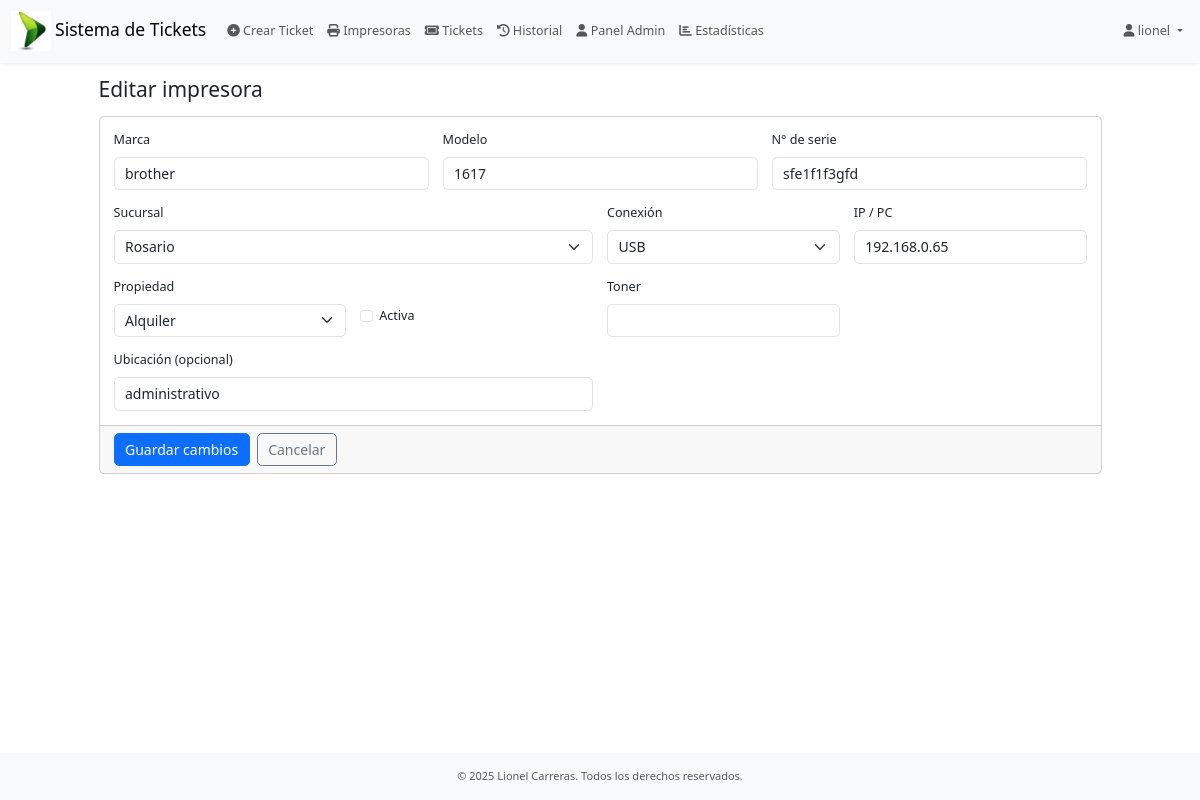
The app's page /impresoras/2/editar/ (signed in) with its own data.
### users/models.py (models this page shows)
class CustomUser(AbstractUser):
    sucursal = models.ForeignKey(
        'soporte.Sucursal',
        verbose_name="Sucursal",
        on_delete=models.SET_NULL,
        null=True,
        blank=True,
        db_column='sucursalid_usuario',
    )
    must_change_password = models.BooleanField(
        default=True,
        help_text="Si es True, el usuario debe cambiar la contraseña en su próximo inicio de sesión."
    )

### inventario/models.py (models this page shows, shortened)
class Impresora(models.Model):
    CONEXION_CHOICES = [
        ("IP", "IP"),
        ("USB", "USB"),
    ]
    PROPIEDAD_CHOICES = [
        ("PROPIA", "Propia"),
        ("ALQUILER", "Alquiler"),
    ]
    marca      = models.CharField(max_length=80)
    modelo     = models.CharField(max_length=120)
    nro_serie  = models.CharField("N° de serie", max_length=120, unique=True)
    sucursal   = models.ForeignKey('soporte.Sucursal', on_delete=models.PROTECT, related_name="impresoras")
    conexion   = models.CharField(max_length=3, choices=CONEXION_CHOICES)
    ip = models.CharField("IP / PC", max_length=120, blank=True, default="")
    propiedad  = models.CharField(max_length=8, choices=PROPIEDAD_CHOICES)
    activa     = models.BooleanField(default=True)
    ubicacion  = models.CharField(max_length=120, blank=True, default="", help_text="Ej: Administración, Depósito")
    notas      = models.TextField(blank=True, default="")
    toner      = models.CharField(max_length=120, blank=True, default="", help_text="Modelo de tóner/cartucho")
    created_at = models.DateTimeField(auto_now_add=True)
    updated_at = models.DateTimeField(auto_now=True)
    class Meta:
        ordering = ["sucursal__nombre", "marca", "modelo"]
        verbose_name = "Impresora"
        verbose_name_plural = "Impresoras"
        indexes = [
            models.Index(fields=["nro_serie"]),            # búsquedas por serie
            models.Index(fields=["ip"]),                   # búsquedas por IP
            models.Index(fields=["marca", "modelo"]),      # filtros comunes
            models.Index(fields=["sucursal", "activa"]),   # listados por suc/estado
        ]

### soporte/models.py (models this page shows, shortened)
class Sucursal(models.Model):
    id = models.IntegerField(primary_key=True)
    nombre = models.CharField("Nombre de la Sucursal", max_length=100, unique=True, null=True, blank=True)
    class Meta:
        verbose_name = "Sucursal"
        verbose_name_plural = "Sucursales"
        ordering = ['id']

### inventario/views.py (the view, shortened to what this page needs)
# urls.py: path("impresoras/<int:pk>/editar/", views.impresora_edit, name="impresora_edit"),
@login_required
@permission_required("inventario.change_impresora", raise_exception=True)
def impresora_edit(request, pk):
    imp = get_object_or_404(Impresora, pk=pk)
    sucursales = Sucursal.objects.order_by("nombre")
    return render(request, "soporte/inventario/impresora_edit.html", {"sucursales": sucursales, "imp": imp, "mode": "edit"})

### soporte/templates/soporte/inventario/impresora_edit.html (shortened to what this page needs)
{% extends 'soporte/app.html' %}
{% load static %}
{% block content %}
<h4 class="mb-3">Editar impresora</h4>
<form method="post" action="{% url 'inventario:impresora_edit' imp.id %}" class="card">
  <div class="card-body">
    <div class="row g-3">
      <div class="col-md-4">
        <label class="form-label">Marca</label>
        <input name="marca" class="form-control" value="{{ imp.marca }}" required>
      </div>
      <div class="col-md-4">
        <label class="form-label">Modelo</label>
        <input name="modelo" class="form-control" value="{{ imp.modelo }}" required>
      </div>
      <div class="col-md-4">
        <label class="form-label">N° de serie</label>
        <input name="nro_serie" class="form-control" value="{{ imp.nro_serie }}" required>
      </div>
      <div class="col-md-6">
        <label class="form-label">Sucursal</label>
        <select name="sucursal" class="form-select" required>
          {% for s in sucursales %}
            <option value="{{ s.id }}" {% if imp.sucursal_id == s.id %}selected{% endif %}>{{ s.nombre }}</option>
          {% endfor %}
        </select>
      </div>
      <div class="col-md-3">
        <label class="form-label">Conexión</label>
        <select name="conexion" id="conexion" class="form-select" required>
          <option value="USB" {% if imp.conexion == 'USB' %}selected{% endif %}>USB</option>
        </select>
      </div>
      <div class="col-md-3" id="ipWrapper">
        <label class="form-label">IP / PC</label>
        <input name="ip" id="ipField" class="form-control" placeholder="Ej: 192.168.1.50 / PC-025"
               value="{{ imp.ip|default_if_none:'' }}">
      </div>
      <div class="col-md-3">
        <label class="form-label">Propiedad</label>
        <select name="propiedad" class="form-select" required>
          <option value="ALQUILER" {% if imp.propiedad == 'ALQUILER' %}selected{% endif %}>Alquiler</option>
        </select>
      </div>
      <div class="col-md-3 d-flex align-items-center">
        <div class="form-check mt-4">
          <input class="form-check-input" type="checkbox" id="activa" name="activa" {% if imp.activa %}checked{% endif %}>
          <label class="form-check-label" for="activa">Activa</label>
        </div>
      </div>
       <div class="col-md-3">
        <label class="form-label">Toner</label>
        <input name="toner" id="toner" class="form-control">
      </div>
      <div class="col-md-6">
        <label class="form-label">Ubicación (opcional)</label>
        <input name="ubicacion" class="form-control" value="{{ imp.ubicacion|default_if_none:'' }}">
      </div>
    </div>
  </div>
  <div class="card-footer d-flex gap-2">
    <button class="btn btn-primary">Guardar cambios</button>
    <a href="{% url 'inventario:impresora_list' %}" class="btn btn-outline-secondary">Cancelar</a>
  </div>
</form>
{% endblock %}

### soporte/templates/soporte/partials/navbar.html (shortened to what this page needs)
{% load static %}
<nav class="navbar navbar-expand-lg navbar-light bg-light shadow-sm">
  <div class="container-fluid">
    <a class="navbar-brand" href="{% if user.group.name == 'usuario' %}">
      {% url 'soporte:dashboard_usuario' %}
    {% else %}
      {% url 'soporte:dashboard_agente' %}"
    {% endif %}>
       <img src="{% static 'images/logo.jpeg' %}" alt="Logo" class="img-fluid" style="max-height: 40px;"></i> Sistema de Tickets
    </a>
    <div class="collapse navbar-collapse" id="mainNav">
      <ul class="navbar-nav me-auto mb-2 mb-lg-0">
        {% if perms.soporte.add_ticket %}
          <li class="nav-item">
            <a class="nav-link" href="/soporte/dashboard/admin/create_ticket">
              <i class="fas fa-plus-circle"></i> Crear Ticket
            </a>
          </li>
        {% endif %}
        {% if perms.soporte.add_ticket %}
          <li class="nav-item">
            <a class="nav-link" href="/impresoras">
              <i class="fas fa-print"></i> Impresoras
            </a>
          </li>
        {% endif %}
        {% if perms.soporte.view_ticket %}
          <li class="nav-item">
            <a class="nav-link" href="/soporte/dashboard/agentes/">
              <i class="fa-solid fa-ticket"></i> Tickets
            </a>
          </li>
        {% endif %}
         {% if perms.soporte.view_ticket %}
            <li class="nav-item">
              <a class="nav-link"
                href="{% url 'soporte:ticket_historico' %}">
                <i class="fa-solid fa-clock-rotate-left"></i> Historial
              </a>
            </li>
          {% endif %}
        {% if perms.soporte.view_ticket %}
          <li class="nav-item">
            <a class="nav-link" href="/admin/">
              <i class="fas fa-user"></i> Panel Admin
            </a>
          </li>
        {% endif %}
        {% if perms.auth.view_user %}
          <li class="nav-item">
            <a class="nav-link" href="/soporte/dashboard/superadmin">
              <i class="fas fa-chart-bar"></i> Estadísticas
            </a>
          </li>
        {% endif %}
      </ul>
      <ul class="navbar-nav ms-auto">
        {% if user.is_authenticated %}
    <li class="nav-item dropdown">
      <a
        class="nav-link dropdown-toggle"
        href="#"
        id="userMenu"
        role="button"
        data-bs-toggle="dropdown"
        aria-expanded="false"
      >
        <i class="fas fa-user"></i> {{ user.username }}
      </a>
        </li>
      </ul>
  {% else %}
    <li class="nav-item">
      <a class="nav-link" href="{% url 'users:login' %}">
        <i class="fas fa-sign-in-alt"></i> Iniciar sesión
      </a>
    </li>
  {% endif %}
    </div>
  </div>
</nav>

### soporte/templates/soporte/app.html (style rules this page uses)
@media (max-width: 1366px) { html { font-size: 90%; } }
html { font-size: 87.5%; }
body { font-size: 0.9rem; }

### records on screen
CustomUser: username "lionel"
Impresora: marca "brother", modelo "1617", nro_serie "sfe1f1f3gfd", sucursal "Rosario", conexion "USB", ip "192.168.0.65", propiedad "Alquiler", ubicacion "administrativo"
